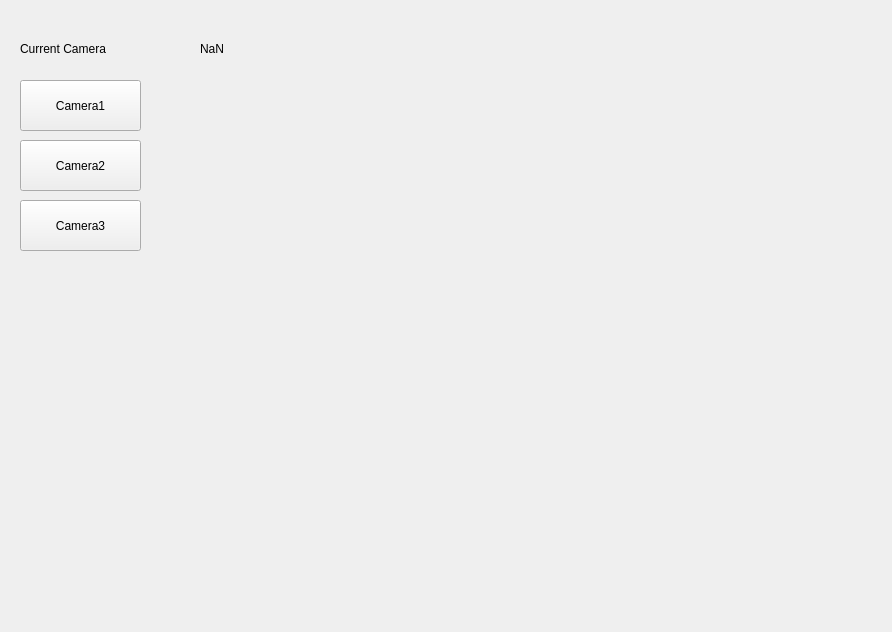
<?xml version="1.0" encoding="UTF-8"?>
<ui version="4.0">
 <class>MyPluginWidget</class>
 <widget class="QWidget" name="MyPluginWidget">
  <property name="geometry">
   <rect>
    <x>0</x>
    <y>0</y>
    <width>892</width>
    <height>632</height>
   </rect>
  </property>
  <property name="maximumSize">
   <size>
    <width>10000</width>
    <height>16777215</height>
   </size>
  </property>
  <property name="windowTitle">
   <string>Form</string>
  </property>
  <widget class="QLabel" name="label">
   <property name="geometry">
    <rect>
     <x>20</x>
     <y>40</y>
     <width>181</width>
     <height>17</height>
    </rect>
   </property>
   <property name="text">
    <string>Current Camera</string>
   </property>
  </widget>
  <widget class="QPushButton" name="Two">
   <property name="geometry">
    <rect>
     <x>20</x>
     <y>140</y>
     <width>121</width>
     <height>51</height>
    </rect>
   </property>
   <property name="text">
    <string>Camera2</string>
   </property>
  </widget>
  <widget class="QPushButton" name="One">
   <property name="geometry">
    <rect>
     <x>20</x>
     <y>80</y>
     <width>121</width>
     <height>51</height>
    </rect>
   </property>
   <property name="text">
    <string>Camera1</string>
   </property>
  </widget>
  <widget class="QLabel" name="rosStatus">
   <property name="geometry">
    <rect>
     <x>200</x>
     <y>40</y>
     <width>67</width>
     <height>17</height>
    </rect>
   </property>
   <property name="text">
    <string>NaN</string>
   </property>
  </widget>
  <widget class="QPushButton" name="Three">
   <property name="geometry">
    <rect>
     <x>20</x>
     <y>200</y>
     <width>121</width>
     <height>51</height>
    </rect>
   </property>
   <property name="text">
    <string>Camera3</string>
   </property>
  </widget>
 </widget>
 <resources/>
 <connections/>
</ui>
